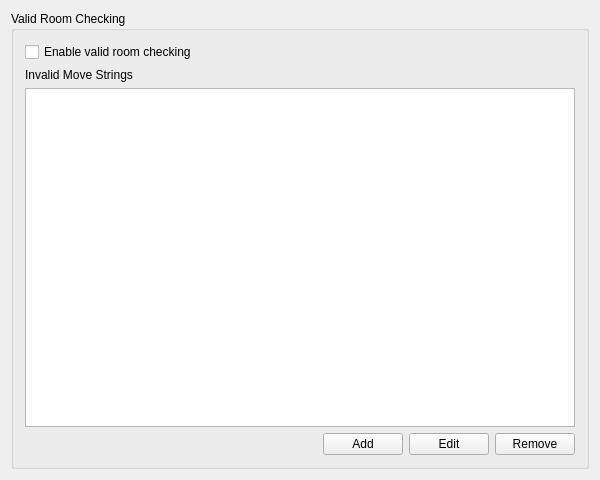
<?xml version="1.0" encoding="UTF-8"?>
<ui version="4.0">
 <class>DlgMapMovementBase</class>
 <widget class="QWidget" name="DlgMapMovementBase">
  <property name="geometry">
   <rect>
    <x>0</x>
    <y>0</y>
    <width>600</width>
    <height>480</height>
   </rect>
  </property>
  <layout class="QVBoxLayout">
   <item>
    <widget class="QGroupBox" name="m_fraMovement">
     <property name="title">
      <string>Valid Room Checking</string>
     </property>
     <layout class="QVBoxLayout">
      <item>
       <widget class="QCheckBox" name="m_chkEnableValidRoomChecking">
        <property name="text">
         <string>Enable valid room checking</string>
        </property>
       </widget>
      </item>
      <item>
       <widget class="QLabel" name="m_lblInvalidMoveStrs">
        <property name="text">
         <string>Invalid Move Strings</string>
        </property>
        <property name="wordWrap">
         <bool>false</bool>
        </property>
       </widget>
      </item>
      <item>
       <widget class="QListWidget" name="m_lstInvalidMoveStrs"/>
      </item>
      <item>
       <layout class="QHBoxLayout">
        <item>
         <spacer name="spacer1">
          <property name="orientation">
           <enum>Qt::Horizontal</enum>
          </property>
          <property name="sizeType">
           <enum>QSizePolicy::Expanding</enum>
          </property>
          <property name="sizeHint" stdset="0">
           <size>
            <width>31</width>
            <height>20</height>
           </size>
          </property>
         </spacer>
        </item>
        <item>
         <widget class="QPushButton" name="m_cmdAdd">
          <property name="text">
           <string>Add</string>
          </property>
         </widget>
        </item>
        <item>
         <widget class="QPushButton" name="m_cmdEdit">
          <property name="text">
           <string>Edit</string>
          </property>
         </widget>
        </item>
        <item>
         <widget class="QPushButton" name="m_cmdRemove">
          <property name="text">
           <string>Remove</string>
          </property>
         </widget>
        </item>
       </layout>
      </item>
     </layout>
    </widget>
   </item>
  </layout>
 </widget>
 <layoutdefault spacing="6" margin="11"/>
 <pixmapfunction>qPixmapFromMimeSource</pixmapfunction>
 <resources/>
 <connections/>
</ui>
